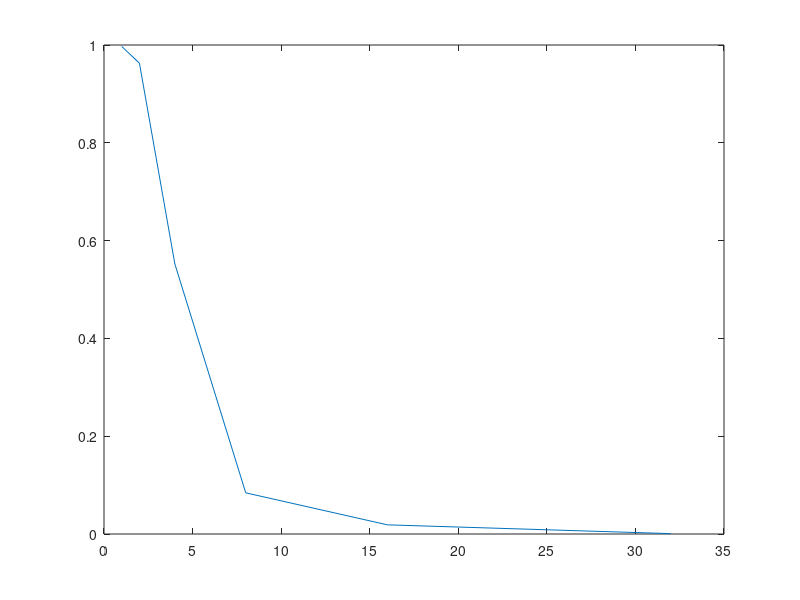

MATLAB code for this plot:
clc
clear
close all

p = [ 1 2 4 8 16 32 ];
predictions = zeros(1,length(p));

a = 3;
x_test = 0;
nSamples = 1000;

for i = 1:length(p)

    
    x_samples     = unifrnd(0, 1, [nSamples, p(i)]);
    x_samples_mag = sqrt(sum(x_samples.*x_samples, 2)); 
    y = exp(-a * x_samples_mag);

    x_closest = min(abs(x_samples_mag - x_test));
    predictions(i) = exp(-a * x_closest);

end

figure
plot(p, predictions);



